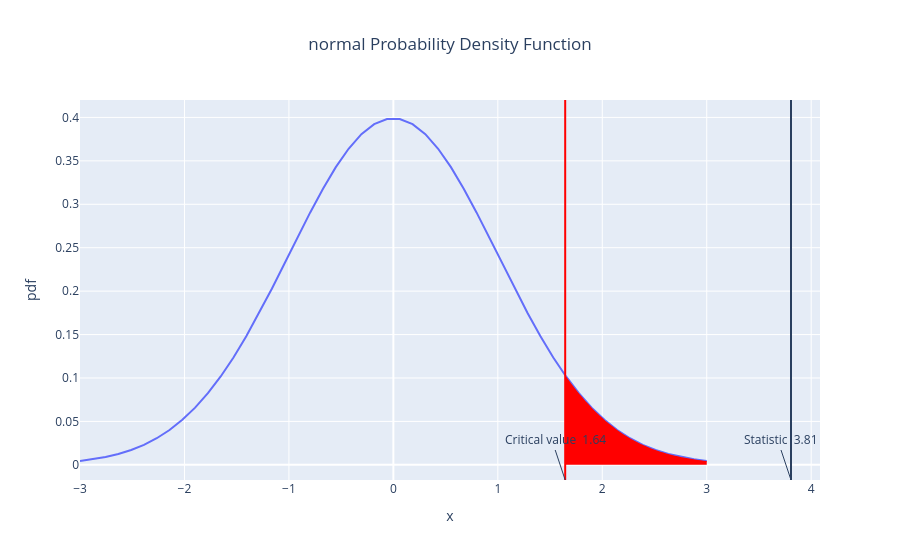

The notebook cell saved with this chart:
### Markdown cell above
- We posit that Pokemons of type Dragon have, on average, more HP stats than Grass. Choose the propper test and, with 5% significance, comment your findings.

### Code cell
grass = df[df["Type 1"] == "Grass"]["HP"]

print(grass_mean)


#HO mu =< 67.3
#H1 mu > 67.3

alpha = 0.05

dragon = df[df["Type 1"] == "Dragon"]["HP"]
dragon_mean = dragon.mean()
s = dragon.std(ddof=1) # Bessel's correction - to make sure it is dividing by N-1 and not N 
n = len(dragon)
mu = 67.3

statistic = (dragon_mean - mu)/(s/np.sqrt(n))
statistic


print(show_statistical_test(statistic, alpha, n, distribution= "normal", alternative= "greater"))

### Figure 1 — Plotly figure (JSON) as saved in the notebook; plotly's stock layout.template omitted (floating-point values rounded to 4 significant figures)
{"data": [{"hovertemplate": "x=%{x}<br>pdf=%{y}<extra></extra>", "legendgroup": "", "line": {"color": "#636efa", "dash": "solid"}, "marker": {"symbol": "circle"}, "mode": "lines", "name": "", "orientation": "v", "showlegend": false, "type": "scatter", "x": [-3.0, -2.878, -2.755, -2.633, -2.51, -2.388, -2.265, -2.143, -2.02, -1.898, -1.776, -1.653, -1.531, -1.408, -1.286, -1.163, -1.041, -0.9184, -0.7959, -0.6735, -0.551, -0.4286, -0.3061, -0.1837, -0.06122, 0.06122, 0.1837, 0.3061, 0.4286, 0.551, 0.6735, 0.7959, 0.9184, 1.041, 1.163, 1.286, 1.408, 1.531, 1.653, 1.776, 1.898, 2.02, 2.143, 2.265, 2.388, 2.51, 2.633, 2.755, 2.878, 3.0], "xaxis": "x", "y": [0.004432, 0.006351, 0.008967, 0.01247, 0.01709, 0.02306, 0.03066, 0.04016, 0.05182, 0.06587, 0.08248, 0.1017, 0.1236, 0.148, 0.1746, 0.2028, 0.2321, 0.2617, 0.2906, 0.318, 0.3428, 0.3639, 0.3807, 0.3923, 0.3982, 0.3982, 0.3923, 0.3807, 0.3639, 0.3428, 0.318, 0.2906, 0.2617, 0.2321, 0.2028, 0.1746, 0.148, 0.1236, 0.1017, 0.08248, 0.06587, 0.05182, 0.04016, 0.03066, 0.02306, 0.01709, 0.01247, 0.008967, 0.006351, 0.004432], "yaxis": "y"}, {"fill": "tozeroy", "fillcolor": "red", "mode": "none", "type": "scatter", "x": [1.645, 1.673, 1.7, 1.728, 1.755, 1.783, 1.811, 1.838, 1.866, 1.894, 1.921, 1.949, 1.977, 2.004, 2.032, 2.06, 2.087, 2.115, 2.143, 2.17, 2.198, 2.226, 2.253, 2.281, 2.309, 2.336, 2.364, 2.392, 2.419, 2.447, 2.475, 2.502, 2.53, 2.558, 2.585, 2.613, 2.64, 2.668, 2.696, 2.723, 2.751, 2.779, 2.806, 2.834, 2.862, 2.889, 2.917, 2.945, 2.972, 3.0], "y": [0.1031, 0.09851, 0.09402, 0.08967, 0.08545, 0.08137, 0.07743, 0.07362, 0.06994, 0.0664, 0.06299, 0.0597, 0.05655, 0.05352, 0.05061, 0.04783, 0.04516, 0.04261, 0.04018, 0.03785, 0.03563, 0.03352, 0.03151, 0.02959, 0.02777, 0.02604, 0.0244, 0.02285, 0.02138, 0.01999, 0.01867, 0.01743, 0.01626, 0.01516, 0.01412, 0.01314, 0.01222, 0.01135, 0.01054, 0.009779, 0.009066, 0.008399, 0.007775, 0.007191, 0.006647, 0.006138, 0.005665, 0.005224, 0.004813, 0.004432]}], "layout": {"annotations": [{"text": "Critical value  1.64", "x": 1.645, "xref": "x", "y": 0, "yanchor": "bottom", "yref": "paper"}, {"text": "Statistic  3.81", "x": 3.807, "xref": "x", "y": 0, "yanchor": "bottom", "yref": "paper"}], "legend": {"tracegroupgap": 0}, "shapes": [{"line": {"color": "red"}, "type": "line", "x0": 1.645, "x1": 1.645, "xref": "x", "y0": 0, "y1": 1, "yref": "y domain"}, {"type": "line", "x0": 3.807, "x1": 3.807, "xref": "x", "y0": 0, "y1": 1, "yref": "y domain"}], "showlegend": false, "title": {"text": "normal Probability Density Function", "x": 0.5}, "xaxis": {"anchor": "y", "domain": [0, 1], "title": {"text": "x"}}, "yaxis": {"anchor": "x", "domain": [0, 1], "title": {"text": "pdf"}}}}
